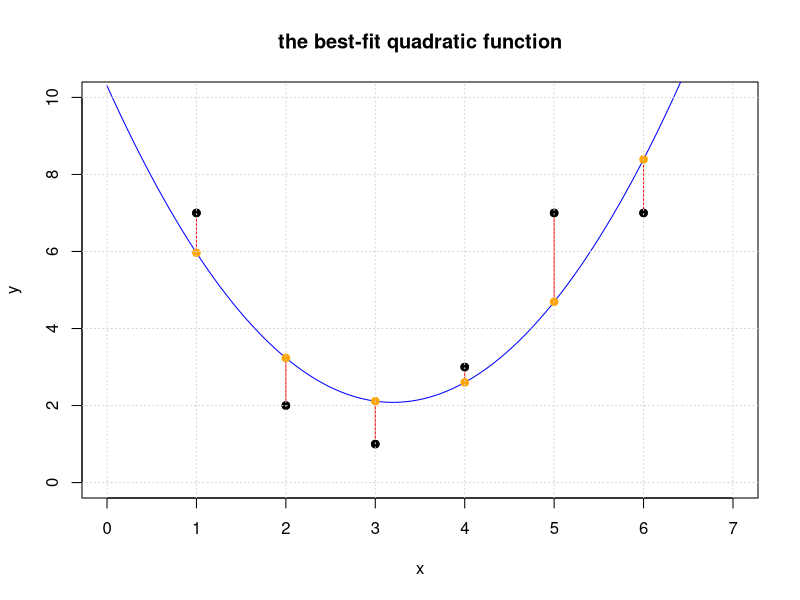
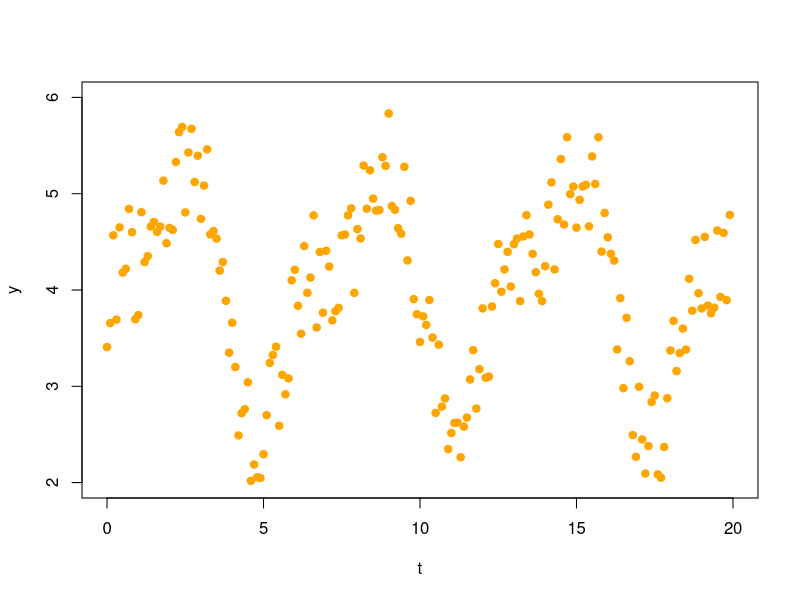
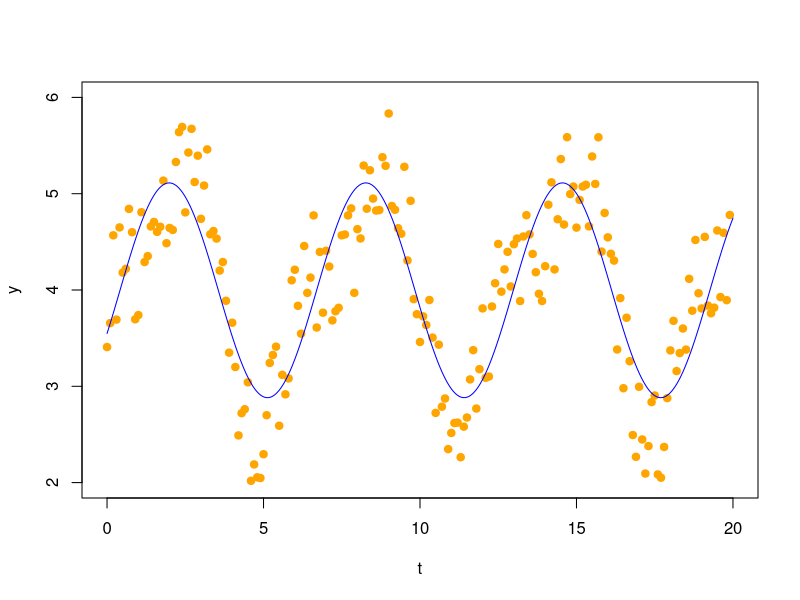
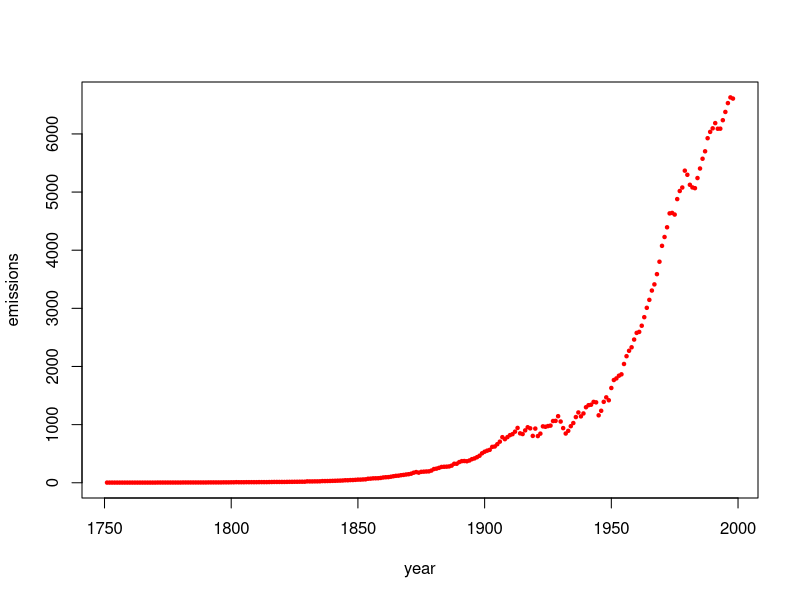
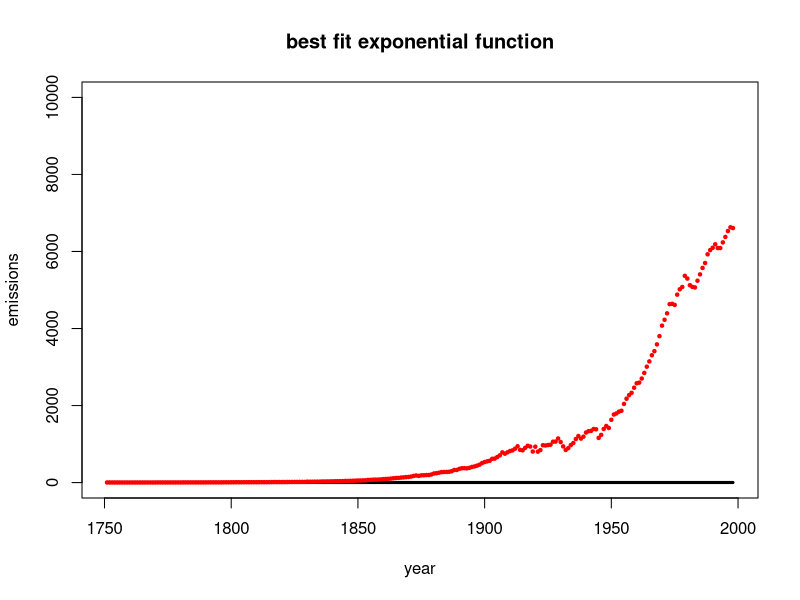

The R script that drew these images, in order:
## ---- chunk 1
require(pracma)
## ---- chunk 2
(A = cbind(c(1,2,-1,-2),c(1,2,3,4),c(1,0,1,0)))
b = c(9,5,5,8)
## ---- chunk 3
x = c(1,2,3,4,5,6)
y = c(7,2,1,3,7,7)
(A = cbind(x^0,x,x^2))
xhat = solve(t(A)%*%A,t(A)%*%y)
yhat = A %*% xhat
r = y - yhat
dot(r,r)
## ---- chunk 4
#plot the original set of points
plot(x,y,pch=19,xlim=c(0,7),ylim=c(0,10), main='the best-fit quadratic function')
# generate points for the fitted line and plot it
tt = seq(0,7,len=100)  
lines(tt,xhat[1]+xhat[2]*tt+xhat[3]*tt^2,col='blue')
# add the residuals to the plot
for (i in 1:length(x)) {
  lines(c(x[i],x[i]),c(y[i],yhat[i]), col='red')
}
#add yhat to the plot
points(x,yhat,pch=19,col='orange')
#put the original points back on the plot last so we can see them 
points(x,y,pch=19,col="black")
grid()
## ---- chunk 5
MPG=c(16.9,15.5,19.2,18.5,30,27.5,27.2,30.9,20.3,17,21.6,16.2,20.6,20.8,18.6,18.1,17,17.6,16.5,18.2,26.5,21.9,34.1,35.1,27.4,31.5,29.5,28.4,28.8,26.8,33.5,34.2,31.8,37.3,30.5,22,21.5,31.9)
lbs=c( 3967.6,3689.14,3280.55,3585.4,1961.05,2329.6,2093,2029.3,2575.3,2857.4,2543.45,3103.1,3075.8,2793.7,3294.2,3103.1,3494.4,3389.75,3599.05,3485.3,2352.35,2648.1,1797.25,1742.65,2429.7,1810.9,1942.85,2429.7,2361.45,2457,2325.96,2002,1838.2,1938.3,1992.9,2561.65,2366,1925)
HP= c(155,142,125,150,68,95,97,75,103,125,115,133,105,85,110,120,130,129,138,135,88,109,65,80,80,71,68,90,115,115,90,70,65,69,78,97,110,71)
Cyl=c(8,8,8,8,4,4,4,4,5,6,4,6,6,6,6,6,8,8,8,8,4,6,4,4,4,4,4,4,6,6,4,4,4,4,4,6,4,4)
Car = c("BuickEstateWagon", "FordCountrySquireWagon", "ChevyMalibuWagon", "ChryslerLeBaronWagon", "Chevette", "ToyotaCorona", "Datsun510", "DodgeOmni", "Audi5000", "Volvo240GL", "Saab99GLE", "Peugeot694SL", "BuickCenturySpecial", "MercuryZephyr", "DodgeAspen", "AMCConcordD/L", "ChevyCapriceClassic", "FordLTD", "MercuryGrandMarquis", "DodgeStRegis", "FordMustang4", "FordMustangGhia", "MazdaGLC", "DodgeColt", "AMCSpirit", "VWScirocco", "HondaAccordLX", "BuickSkylark", "ChevyCitation", "OldsOmega", "PontiacPhoenix", "PlymouthHorizon", "Datsun210", "FiatStrada", "VWDasher", "Datsun810", "BMW320i", "VWRabbit")
df = data.frame(cbind(lbs,HP,Cyl,MPG)) #Convert to data frame
rownames(df)=Car
df
## ---- chunk 6
cars_lm = lm( MPG ~ lbs + HP + Cyl)
summary(cars_lm)
## ---- chunk 7
t = xx = seq(0,19.9,.1)
y = c(3.407646, 3.656257, 4.567893, 3.692689, 4.650019, 4.180795, 4.220037, 4.842083, 4.600134, 3.695645, 3.739377,
4.807793, 4.290227, 4.351877, 4.659800, 4.706735, 4.603592, 4.657165, 5.135868, 4.486025, 4.644551, 4.624029,
5.329163, 5.639380, 5.693772, 4.806000, 5.427808, 5.673742, 5.121300, 5.394885, 4.739374, 5.084819, 5.460250,
4.578189, 4.612040, 4.534047, 4.201825, 4.290607, 3.887900, 3.349325, 3.660084, 3.200437, 2.490044, 2.720811,
2.762054, 3.041436, 2.018788, 2.188567, 2.054767, 2.047622, 2.294727, 2.699933, 3.242642, 3.325224, 3.411680,
2.590417, 3.118911, 2.916444, 3.081886, 4.100586, 4.210242, 3.835767, 3.546563, 4.456711, 3.970233, 4.128838,
4.774915, 3.610540, 4.395443, 3.764436, 4.407476, 4.243399, 3.684473, 3.779193, 3.815080, 4.567609, 4.576654,
4.774486, 4.847797, 3.970489, 4.631950, 4.535347, 5.292626, 4.844237, 5.243421, 4.949116, 4.824773, 4.830172,
5.379016, 5.289537, 5.832770, 4.872205, 4.833122, 4.641696, 4.584196, 5.279393, 4.307142, 4.926093, 3.904820,
3.748701, 3.460324, 3.726250, 3.636625, 3.896051, 3.505842, 2.723539, 3.432293, 2.788161, 2.873195, 2.347629,
2.515592, 2.618861, 2.622653, 2.263514, 2.580999, 2.675959, 3.071311, 3.375476, 2.769042, 3.177973, 3.808895,
3.088136, 3.101224, 3.828743, 4.070292, 4.477982, 3.982855, 4.213733, 4.396489, 4.036487, 4.475438, 4.534266,
3.885322, 4.555555, 4.776902, 4.577201, 4.374555, 4.184732, 3.960706, 3.885492, 4.246883, 4.885794, 5.117945,
4.213779, 4.734693, 5.359801, 4.680284, 5.586846, 4.995826, 5.074366, 4.647961, 4.935794, 5.074724, 5.092661,
4.660553, 5.386633, 5.101599, 5.585815, 4.399249, 4.799980, 4.546865, 4.375893, 4.305302, 3.382458, 3.915698,
2.980115, 3.711861, 3.260457, 2.493755, 2.267661, 2.994923, 2.447978, 2.093928, 2.379100, 2.836308, 2.904491,
2.084674, 2.050629, 2.370026, 2.877150, 3.372492, 3.679573, 3.158224, 3.345067, 3.600110, 3.381230, 4.116003,
3.785123, 4.519719, 3.966509, 3.808330, 4.551462, 3.838009, 3.758539, 3.816730, 4.618030, 3.926753, 4.593788,
3.894390, 4.779126)
plot(t,y,col="orange",xlim=c(0,20),ylim=c(2,6),pch=19)
## ---- chunk 8
A = cbind(t^0, sin(t),cos(t))
A[1:10,]
## ---- chunk 9
(xhat = solve(t(A) %*% A, t(A) %*% y))
## ---- chunk 10
plot(t,y,col="orange",xlim=c(0,20),ylim=c(2,6),pch=19)
tt = seq(0,20,len=1000)
yy = xhat[1] + xhat[2]*sin(tt) + xhat[3]*cos(tt)
points(tt,yy,type='l',col="blue")
## ---- chunk 11
year=c(1751:1998)
emissions = c(3, 3, 3, 3, 3, 3, 3, 3, 3, 3, 3, 3, 3, 3, 3, 3, 3, 3, 3, 3, 4, 4, 4, 4, 4, 4, 4, 4, 4, 4, 5, 5, 5, 5, 5, 5, 5, 5, 5, 5, 6, 6, 6, 6, 6, 6, 7, 7, 7, 8, 8, 10, 9, 9, 9, 10, 10, 10, 10, 10, 11, 11, 11, 11, 12, 13, 14, 14, 14, 14, 14, 15, 16, 16, 17, 17, 18, 18, 18, 24, 23, 23, 24, 24, 25, 29, 29, 30, 31, 33, 34, 36, 37, 39, 43, 43, 46, 47, 50, 54, 54, 57, 59, 69, 71, 76, 77, 78, 83, 91, 95, 97, 104, 112, 119, 122, 130, 135,
142, 147, 156, 173, 184, 174, 188, 191, 194, 196, 210, 236, 243, 256, 272, 275, 277, 281, 295, 327, 327, 356, 372, 374, 370, 383, 406, 419, 440, 465, 507, 534, 552, 566, 617, 624, 663, 707, 784, 750, 785, 819, 836, 879, 943, 850, 838, 901, 955, 936, 806, 932, 803, 845, 970, 963, 975, 983, 1062, 1065, 1145, 1053, 940, 847, 893, 973, 1027, 1130, 1209, 1142, 1192, 1299, 1334, 1342, 1391, 1383, 1160, 1238, 1392, 1469, 1419, 1630, 1767, 1795, 1841, 1865, 2043, 2177, 2270, 2330, 2463, 2578, 2595, 2701, 2848, 3009, 3146, 3306, 3412, 3588, 3802, 4075, 4227, 4394, 4633, 4641, 4613, 4879, 5018, 5078, 5368, 5297, 5125, 5080, 5067, 5241, 5405, 5573, 5701, 5926, 6035, 6096, 6186, 6089, 6090, 6236, 6378, 6530, 6628, 6608)
plot(year,emissions,pch=20,cex=.7,col="red")
## ---- chunk 12
### your code goes here. 
# be sure to define d and k and A
t=year-1750
y=log(emissions)
A=cbind(1)  # this isn't right, yet!
d=1
k=0
#####
# your code above has found b and k
(a = exp(d))
k
## ---- chunk 13
  f=function(y){a * exp(k*(y-1750))}
  plot(year,f(year),type="l",lwd=3,ylim=c(0,10000),ylab="emissions", main="best fit exponential function")
  points(year,emissions,pch=20,cex=.7,col="red")
